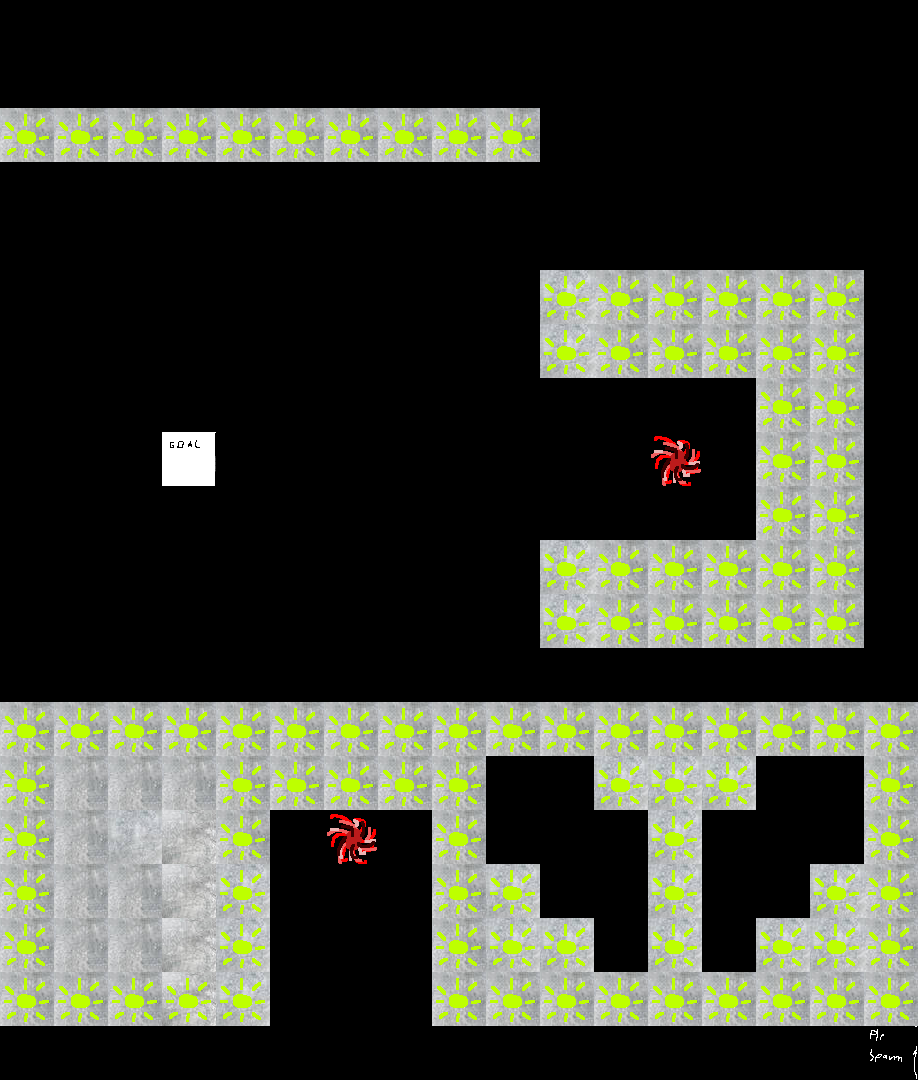

The image is a tile-based game level rendered from a .tmx file. Its description and source (layers, tilesets, objects; grid data summarised) follow:
An orthogonal 17x20 tile map with 54x54 px tiles, 2 tile layers (Tile Layer 1, Tile Layer 2).

<map version="1.9" tiledversion="1.9.0" orientation="orthogonal" renderorder="right-down" width="17" height="20" tilewidth="54" tileheight="54" infinite="0" nextlayerid="3" nextobjectid="1">
 <tileset firstgid="1" source="temp2.tsx" />
 <layer id="1" name="Tile Layer 1" width="17" height="20">
  <data>[340 cells, 118 non-empty, 6 distinct tile ids]</data>
 </layer>
 <layer id="2" name="Tile Layer 2" width="17" height="20">
  <data>[340 cells, 102 non-empty, 1 distinct tile ids]</data>
 </layer>
</map>